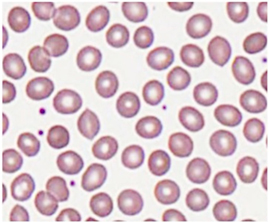
#> input picture resources/blood_cells_easy_1.jpg, 269 x 222 px
$ python -i contours.py   (imports and definitions only)
#> lines starting #> are read from the running program, lines starting #| are printed output that depends on the picture; after the words box and inside, x2 and y2 are one past the last pixel; in counts of white or black regions, pixels touching at a corner belong together
### utils.py
import io

from matplotlib import pyplot as plt
import skimage as ski
from skimage import io, color

from constants import OUTCOMES_PATH_RELATIVE
from models import ImageObjectsStatistics


def load_image(path):
    img = io.imread(path)
    if img.ndim == 3 and img.shape[-1] == 4: # is alpha channel in image
        img = img[..., :3]  # drop alpha channel

    return color.rgb2gray(img)

# [71 lines left out: functions visualize_image, visualize_labels_on_image, visualize_objects_statistics, visualize_multiple_objects_statistics, save_image, save_objects_statistics, not called in this run]

### contours.py
import copy
import time
import numpy as np
import matplotlib.pyplot as plt
from scipy.ndimage import binary_fill_holes, morphology
from scipy import ndimage as ndi

from skimage import filters, morphology, measure, segmentation
from skimage.filters import threshold_otsu, butterworth
from skimage.morphology import closing, disk, erosion
from skimage.measure import find_contours

from constants import HUMAN_CELLS_MITOSIS_EASY, HUMAN_CELLS_MITOSIS_BINS
from models import ImageObjectsStatistics
from utils import load_image, visualize_objects_statistics, visualize_image

"""
    Based on:
    High-Throughput Method for Automated Colony and Cell Counting by Digital Image Analysis Based on Edge Detection
    by Priya Choudhry
"""
visualize = False
method_name = "Contours"

# [28 lines left out: function preprocess_image, not called in this run]


def segment_image(image, disk_mask_size=1):
    img = copy.deepcopy(image)

    threshold = threshold_otsu(image)
    binary_edges = img > threshold

    closed = closing(binary_edges, disk(disk_mask_size))

    filled = binary_fill_holes(closed)

    return filled


# [61 lines left out: functions label_objects, _calculate_contours, contour_area, contour_perimeter, calculate_statistics, visualize_contours, not called in this run]


# MAIN
start = time.time()

# [1 line that did not run here, left out]
# [6 lines that did not run here, left out]
# [1 line that did not run here, left out]
# [1 line that did not run here, left out]
# [1 line that did not run here, left out]

end = time.time()
elapsed = end - start
#> elapsed = 0.00411

# [13 lines not run here, left out]

>>> import cv2
>>> picture = cv2.imread('resources/blood_cells_easy_1.jpg', cv2.IMREAD_GRAYSCALE)
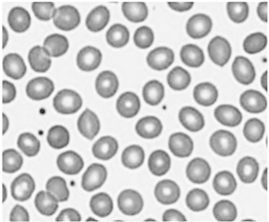
#> picture: shape (222, 269); min 37, max 255, mean 204.4
>>> result = segment_image(picture)
#> in segment_image, `threshold = threshold_otsu(image)`: threshold = 197
#> in segment_image, `binary_edges = img > threshold`:
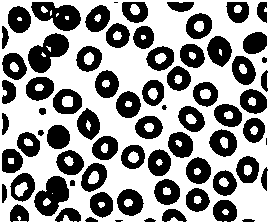
#> binary_edges: shape (222, 269) bool; 58.7% white; 71 black regions (4 under 20 px), largest, box (x1, y1, x2, y2) and area: (28, 33, 69, 73) 926, (31, 2, 81, 31) 880, (34, 176, 69, 216) 851
#> in segment_image, `closed = closing(binary_edges, disk(disk_mask_size))`:
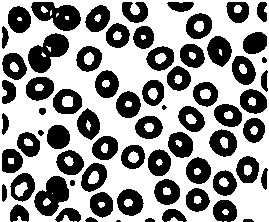
#> closed: shape (222, 269) bool; 58.9% white; 69 black regions (2 under 20 px), largest, box (x1, y1, x2, y2) and area: (28, 33, 69, 73) 926, (31, 2, 81, 31) 878, (34, 176, 69, 216) 849
#> in segment_image, `filled = binary_fill_holes(closed)`:
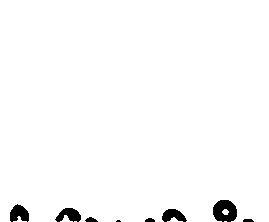
#> filled: shape (222, 269) bool; 98% white; 8 black regions (1 under 20 px), largest, box (x1, y1, x2, y2) and area: (213, 200, 237, 222) 405, (10, 204, 29, 222) 242, (55, 208, 81, 222) 234

$ run again, on resources/blood_cells_hard.jfif
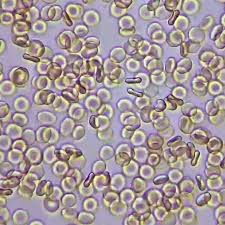
#> input picture resources/blood_cells_hard.jfif, 225 x 225 px
#> elapsed = 0.00446
#> threshold = 151
#> in segment_image, `binary_edges = img > threshold`:
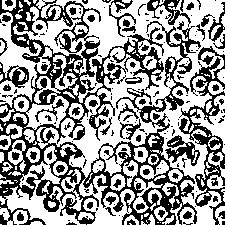
#> binary_edges: shape (225, 225) bool; 59.5% white; 175 black regions (108 under 20 px), largest, box (x1, y1, x2, y2) and area: (0, 0, 201, 225) 13547, (179, 46, 225, 225) 2238, (165, 135, 200, 166) 455
#> closed: shape (225, 225) bool; 68% white; 313 black regions (126 under 20 px), largest, box (x1, y1, x2, y2) and area: (34, 143, 153, 200) 1117, (0, 134, 35, 198) 797, (10, 0, 36, 32) 417
#> in segment_image, `filled = binary_fill_holes(closed)`:
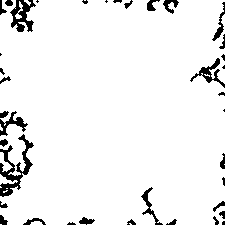
#> filled: shape (225, 225) bool; 94.1% white; 38 black regions (12 under 20 px), largest, box (x1, y1, x2, y2) and area: (0, 134, 34, 197) 695, (10, 0, 36, 32) 417, (190, 58, 225, 88) 270
